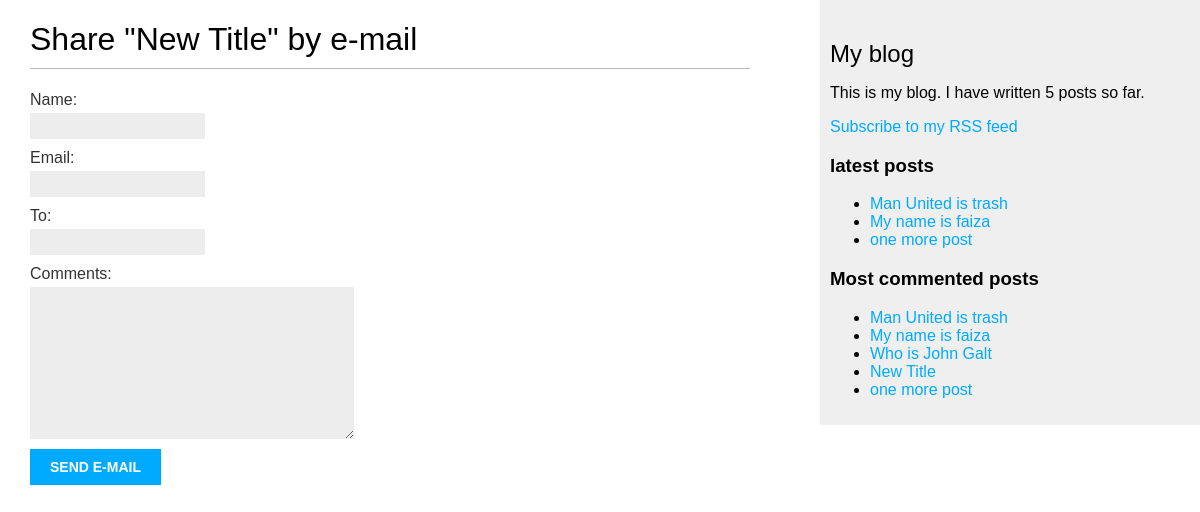
Before: /blog/2/share/ with the older database file.
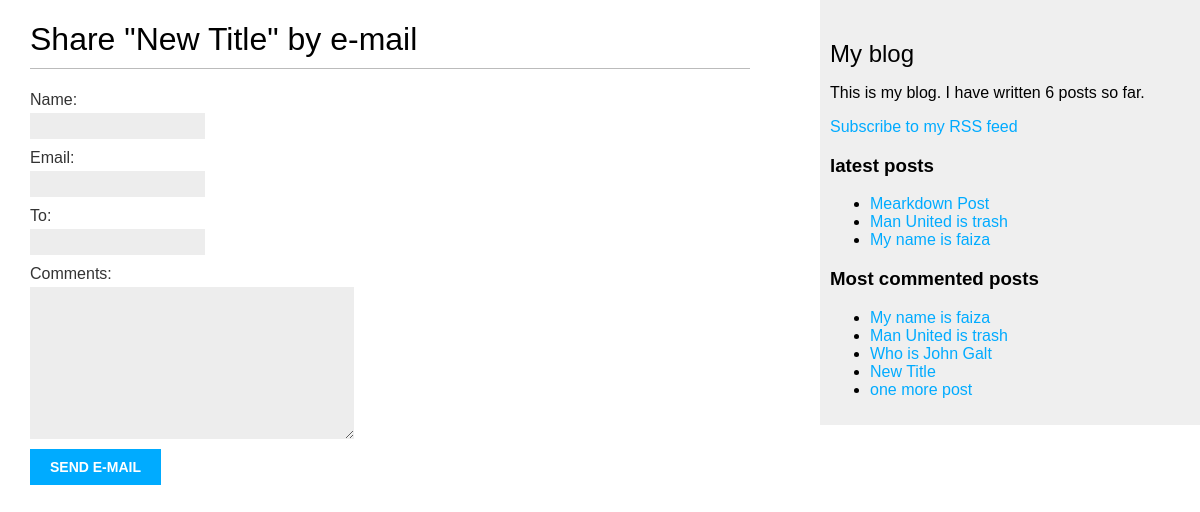
After: the same page with the newer database file.
### blog/models.py (models this page shows, shortened)
class Post(models.Model):
    class Status(models.TextChoices):
        DRAFT = "DF", "Draft"
        PUBLISHED = "PB", "Published"
    title = models.CharField(max_length=250)
    slug = models.SlugField(max_length=250, unique_for_date="publish")
    author = models.ForeignKey(
        settings.AUTH_USER_MODEL, on_delete=models.CASCADE, related_name="blog_posts"
    )
    tags = TaggableManager()
    body = models.TextField(default="")
    publish = models.DateTimeField(default=timezone.now)
    created = models.DateTimeField(auto_now_add=True)
    updated = models.DateTimeField(auto_now=True)
    status = models.CharField(max_length=2, choices=Status, default=Status.DRAFT)
    objects = models.Manager()
    published = PublishedManager()
    class Meta:
        ordering = ["-publish"]
        indexes = [
            models.Index(fields=["-publish"]),
        ]
    def get_absolute_url(self):
        return reverse(
            "blog:post_details",
            args=[self.publish.year, self.publish.month, self.publish.day, self.slug],
        )

### blog/views.py (the view)
# urls.py: path("<int:post_id>/share/", views.post_share, name="post_share"),
def post_share(request, post_id):
    post = get_object_or_404(Post, id=post_id, status=Post.Status.PUBLISHED)
    sent = False
    if request.method == "POST":
        form = EmailPostForm(request.POST)
        if form.is_valid():
            cd = form.cleaned_data
            post_url = request.build_absolute_uri(post.get_absolute_url())
            subject = f"{cd['name']} ({cd['email']})recommends you read {post.title}"
            message = (
                f"read {post.title} at {post_url}\n\n"
                f"{cd['name']}'s comments: {cd['comments']}"
            )
            send_mail(
                subject=subject,
                message=message,
                from_email=None,
                recipient_list=[cd["to"]],
            )
            sent = True
    else:
        form = EmailPostForm()
    return render(
        request, "blog/post/share.html", {"post": post, "form": form, "sent": sent}
    )

### blog/forms.py
class EmailPostForm(forms.Form):
    name = forms.CharField(max_length=25)
    email = forms.EmailField()
    to = forms.EmailField()
    comments = forms.CharField(required=False, widget=forms.Textarea)

### blog/models.py (called while the page is built)
    def get_queryset(self) -> models.QuerySet:
        return super().get_queryset().filter(status=Post.Status.PUBLISHED)

### blog/templatetags/blog_tags.py (called while the page is built)
@register.simple_tag
def total_posts():
    return Post.published.count()

@register.inclusion_tag("blog/post/latest_posts.html")
def show_latest_posts(count=5):
    latest_posts = Post.published.order_by("-publish")[:count]
    return {"latest_posts": latest_posts}

@register.simple_tag
def get_most_commented_posts(count=5):
    return Post.published.annotate(total_comments=Count("comments")).order_by(
        "-total_comments"
    )[:count]

### blog/templates/blog/post/share.html (shortened to what this page needs)
{% extends "blog/base.html" %}
{% block content %}
{% if sent %}
<h1>E-mail successfully sent</h1>
<p>
    "{{ post.title }}" was successfully sent to {{ form.cleaned_data.to }}.
</p>
{% else %}
<h1>Share "{{ post.title }}" by e-mail</h1>
<form method="post">
    {{ form.as_p }}
    <input type="submit" value="Send e-mail">
</form>
{% endif %}
{% endblock %}

### blog/templates/blog/base.html (shortened to what this page needs)
{% load blog_tags %}
{% load static %}
<!DOCTYPE html>
<html lang="en">
<head>
    <link href="{% static 'css/blog.css' %}" rel="stylesheet">
</head>
<body>
    <div id="content">
        {% block content %}
        {% endblock %}
    </div>
    <div id="sidebar">
        <h2>My blog</h2>
        <p>This is my blog.
            I have written {% total_posts %} posts so far.
        </p>
        <p>
            <a href="{% url 'blog:post_feed' %}">
                Subscribe to my RSS feed
            </a>
        </p>
        <h3>latest posts</h3>
        {% show_latest_posts 3 %}
        <h3>Most commented posts</h3>
        {% get_most_commented_posts as most_commented_posts %}
        <ul>
            {% for post in most_commented_posts %}
            <li>
                <a href="{{ post.get_absolute_url }}">{{ post.title }}</a>
            </li>
            {% endfor %}
        </ul>
    </div>
</body>
</html>

### blog/templates/blog/post/latest_posts.html
<ul>
    {% for post in latest_posts %}
    <li>
        <a href="{{ post.get_absolute_url }}">{{ post.title }}</a>
    </li>
    {% endfor %}
</ul>

### blog/static/css/blog.css (style rules this page uses)
body { margin:0; padding:0; font-family:helvetica, sans-serif; }
a { color:#00abff; text-decoration:none; }
h1 { font-weight:normal; border-bottom:1px solid #bbb; padding:0 0 10px 0; }
h2 { font-weight:normal; margin:30px 0 0; }
#content { float:left; width:60%; padding:0 0 0 30px; }
#sidebar { float:right; width:30%; padding:10px; background:#efefef; height:100%; }
label { float:left; clear:both; color:#333; margin-bottom:4px; }
input, textarea { clear:both; float:left; margin:0 0 10px; background:#ededed; border:0; padding:6px 10px; font-size:12px; }
input[type=submit] { font-weight:bold; background:#00abff; color:#fff; padding:10px 20px; font-size:14px; text-transform:uppercase; }

Changed rows visible on the page:
no longer on one of the page's lists (row edited): Post: title "one more post"
added Post: title "Mearkdown Post", shown under "latest posts"
shown differently, row unchanged: Post "My name is faiza": moves up the list
Other visible differences:
text no longer shown: "5"
text now shown: "6"
